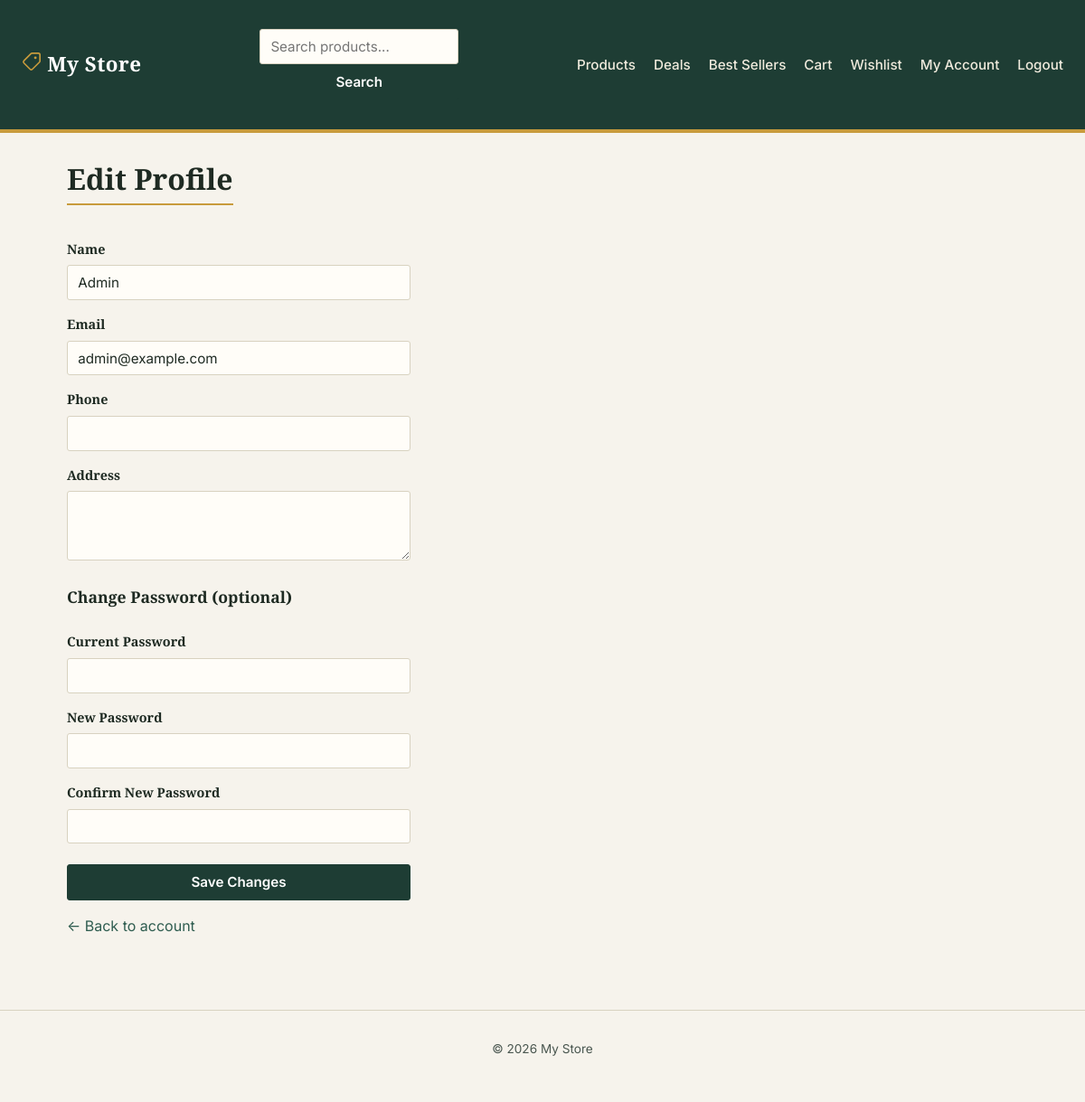
/account/edit-profile.php (signed in), run on the app's committed database.
### tables this page shows
CREATE TABLE settings (
    `key`   VARCHAR(100) PRIMARY KEY,
    `value` VARCHAR(255) NOT NULL
);

CREATE TABLE users (
    id            INT AUTO_INCREMENT PRIMARY KEY,
    name          VARCHAR(100)        NOT NULL,
    email         VARCHAR(150)        NOT NULL UNIQUE,
    password_hash VARCHAR(255)        NOT NULL,
    role          ENUM('customer','admin') NOT NULL DEFAULT 'customer',
    phone         VARCHAR(30)         NULL,
    address       VARCHAR(255)        NULL,
    created_at    TIMESTAMP           NOT NULL DEFAULT CURRENT_TIMESTAMP
);

### includes/functions.php (called while the page is built, shortened)
<?php
function sanitize(string $value): string
{
    return htmlspecialchars(trim($value), ENT_QUOTES, 'UTF-8');
}
function get_setting(string $key, string $default = ''): string
{
    global $pdo;
    static $cache = null;
    if ($cache === null) {
        $cache = [];
        $rows = $pdo->query('SELECT `key`, `value` FROM settings')->fetchAll();
        foreach ($rows as $row) {
            $cache[$row['key']] = $row['value'];
        }
    }
    return $cache[$key] ?? $default;
}

### includes/auth.php (called while the page is built, shortened)
<?php
function is_logged_in(): bool
{
    return !empty($_SESSION['user_id']);
}

### account/edit-profile.php (the view, shortened to what this page needs)
<?php
require_once __DIR__ . '/../config/config.php';
$stmt = $pdo->prepare('SELECT name, email, phone, address FROM users WHERE id = ?');
$stmt->execute([current_user_id()]);
$user = $stmt->fetch();
$name    = $user['name'];
$email   = $user['email'];
$phone   = $user['phone'] ?? '';
$address = $user['address'] ?? '';
include __DIR__ . '/../includes/header.php';
?>
<h1>Edit Profile</h1>
<form method="post" action="">
    <label for="name">Name</label>
    <input type="text" id="name" name="name" value="<?= sanitize($name) ?>" required>
    <label for="email">Email</label>
    <input type="email" id="email" name="email" value="<?= sanitize($email) ?>" required>
    <label for="phone">Phone</label>
    <input type="text" id="phone" name="phone" value="<?= sanitize($phone) ?>">
    <label for="address">Address</label>
    <textarea id="address" name="address" rows="3"><?= sanitize($address) ?></textarea>
    <h2 style="font-size: 1.1rem; margin-top: 1.5rem;">Change Password (optional)</h2>
    <label for="current_password">Current Password</label>
    <input type="password" id="current_password" name="current_password">
    <label for="new_password">New Password</label>
    <input type="password" id="new_password" name="new_password" minlength="6">
    <label for="confirm_password">Confirm New Password</label>
    <input type="password" id="confirm_password" name="confirm_password" minlength="6">
    <button type="submit">Save Changes</button>
</form>
<p><a href="<?= BASE_URL ?>/account/index.php">&larr; Back to account</a></p>
<?php include __DIR__ . '/../includes/footer.php'; ?>

### includes/navbar.php (shortened to what this page needs)
<nav class="navbar">
    <a class="navbar-brand" href="<?= BASE_URL ?>/index.php">
        <?= sanitize(get_setting('site_name', SITE_NAME)) ?>
    </a>
    <form action="<?= BASE_URL ?>/products/search.php" method="get" class="navbar-search">
        <input type="text" name="q" placeholder="Search products..." value="<?= sanitize($_GET['q'] ?? '') ?>">
        <button type="submit">Search</button>
    </form>
    <ul class="navbar-links">
        <li><a href="<?= BASE_URL ?>/products/index.php">Products</a></li>
        <li><a href="<?= BASE_URL ?>/products/deals.php">Deals</a></li>
        <li><a href="<?= BASE_URL ?>/products/best-sellers.php">Best Sellers</a></li>
        <li><a href="<?= BASE_URL ?>/cart/index.php">Cart</a></li>
        <?php if (is_logged_in()): ?>
            <li><a href="<?= BASE_URL ?>/account/wishlist.php">Wishlist</a></li>
            <li><a href="<?= BASE_URL ?>/account/index.php">My Account</a></li>
            <li><a href="<?= BASE_URL ?>/auth/logout.php">Logout</a></li>
        <?php else: ?>
            <li><a href="<?= BASE_URL ?>/auth/signin.php" class="btn-signin">Sign In</a></li>
        <?php endif; ?>
    </ul>
</nav>

### assets/css/style.css (style rules this page uses)
:root { --color-bg: #F6F3EC; --color-surface: #FFFDF8; --color-ink: #1E2A22; --color-ink-soft: #4A5750; --color-accent: #C89B3C; --color-accent-dk: #8F6C24; --color-forest: #2F5D50; --color-forest-dk: #1E3D34; --color-line: #D8D2C0; --color-danger: #B3261E; --color-danger-bg: #FBEAE9; --color-success: #2F6B4F; --color-success-bg:#E7F1EB; --font-display: 'Zilla Slab', Georgia, serif; --font-body: 'Inter', -apple-system, BlinkMacSystemFont, sans-serif; --font-mono: 'IBM Plex Mono', 'Courier New', monospace; --radius: 3px; --shadow-card: 0 1px 2px rgba(30, 42, 34, 0.06); }
* { box-sizing: border-box; }
body { margin: 0; font-family: var(--font-body); background: var(--color-bg); color: var(--color-ink); line-height: 1.55; }
h1, h2, h3 { font-family: var(--font-display); color: var(--color-ink); line-height: 1.2; margin: 0 0 .75rem; }
h1 { font-size: 2rem; border-bottom: 2px solid var(--color-accent); padding-bottom: .5rem; display: inline-block; }
h2 { font-size: 1.4rem; margin-top: 2rem; }
p { margin: 0 0 1rem; }
a { color: var(--color-forest); text-decoration: none; }
.navbar { display: flex; align-items: center; justify-content: space-between; gap: 1rem; padding: 1rem 1.5rem; background: var(--color-forest-dk); border-bottom: 4px solid var(--color-accent); }
.navbar-brand { font-family: var(--font-display); font-size: 1.4rem; font-weight: 600; color: #fff !important; letter-spacing: .02em; }
.navbar-search { display: flex; gap: 0; }
.navbar-search input { border-radius: var(--radius) 0 0 var(--radius); border-right: none; width: 220px; }
.navbar-search button { border-radius: 0 var(--radius) var(--radius) 0; margin: 0; }
.navbar-links { display: flex; list-style: none; gap: 1.25rem; margin: 0; padding: 0; }
.navbar-links a { color: #F0EBDD; font-weight: 500; font-size: .95rem; }
form { display: flex; flex-direction: column; max-width: 380px; gap: .4rem; margin: 1rem 0; }
form label { font-family: var(--font-display); font-weight: 600; font-size: .9rem; margin-top: .6rem; color: var(--color-ink); }
input, select, textarea, button { font-family: var(--font-body); font-size: .95rem; }
input[type=text], input[type=email], input[type=password], input[type=number], input[type=tel], select, textarea { padding: .55rem .7rem; border: 1px solid var(--color-line); border-radius: var(--radius); background: var(--color-surface); color: var(--color-ink); }
button, input[type=submit] { margin-top: 1rem; padding: .6rem 1.1rem; border: 1px solid var(--color-forest-dk); border-radius: var(--radius); background: var(--color-forest-dk); color: #fff; font-weight: 600; cursor: pointer; transition: background .15s ease; }

### data on the page
settings: key "My Store"
users: name "Admin", email "admin@example.com"

### other printed values
get_setting('site_name', SITE_NAME) "My Store"
